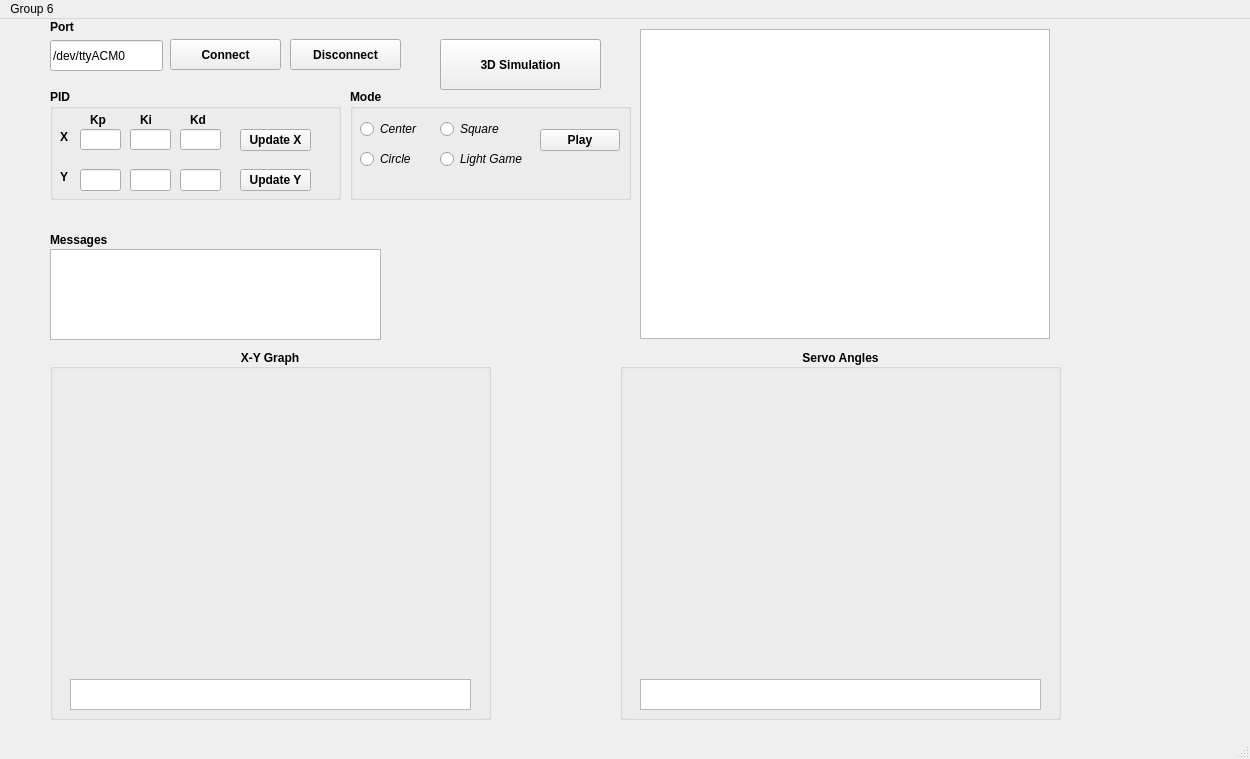
<?xml version="1.0" encoding="UTF-8"?>
<ui version="4.0">
 <class>MainWindow</class>
 <widget class="QMainWindow" name="MainWindow">
  <property name="geometry">
   <rect>
    <x>0</x>
    <y>0</y>
    <width>1250</width>
    <height>759</height>
   </rect>
  </property>
  <property name="font">
   <font>
    <weight>50</weight>
    <bold>false</bold>
   </font>
  </property>
  <property name="windowTitle">
   <string>MainWindow</string>
  </property>
  <widget class="QWidget" name="centralwidget">
   <widget class="QGroupBox" name="groupServoAngles">
    <property name="geometry">
     <rect>
      <x>620</x>
      <y>330</y>
      <width>441</width>
      <height>371</height>
     </rect>
    </property>
    <property name="font">
     <font>
      <weight>75</weight>
      <bold>true</bold>
     </font>
    </property>
    <property name="title">
     <string>Servo Angles</string>
    </property>
    <property name="alignment">
     <set>Qt::AlignCenter</set>
    </property>
    <widget class="QCustomPlot" name="plotServo" native="true">
     <property name="geometry">
      <rect>
       <x>20</x>
       <y>20</y>
       <width>400</width>
       <height>300</height>
      </rect>
     </property>
     <property name="sizePolicy">
      <sizepolicy hsizetype="Preferred" vsizetype="MinimumExpanding">
       <horstretch>0</horstretch>
       <verstretch>0</verstretch>
      </sizepolicy>
     </property>
    </widget>
    <widget class="QTextBrowser" name="textBPlotServo">
     <property name="geometry">
      <rect>
       <x>20</x>
       <y>330</y>
       <width>401</width>
       <height>31</height>
      </rect>
     </property>
    </widget>
   </widget>
   <widget class="QGroupBox" name="groupXYCoords">
    <property name="geometry">
     <rect>
      <x>50</x>
      <y>330</y>
      <width>441</width>
      <height>371</height>
     </rect>
    </property>
    <property name="font">
     <font>
      <weight>75</weight>
      <bold>true</bold>
     </font>
    </property>
    <property name="title">
     <string>X-Y Graph</string>
    </property>
    <property name="alignment">
     <set>Qt::AlignCenter</set>
    </property>
    <widget class="QCustomPlot" name="plotXY" native="true">
     <property name="geometry">
      <rect>
       <x>20</x>
       <y>20</y>
       <width>400</width>
       <height>300</height>
      </rect>
     </property>
     <property name="sizePolicy">
      <sizepolicy hsizetype="Preferred" vsizetype="MinimumExpanding">
       <horstretch>0</horstretch>
       <verstretch>0</verstretch>
      </sizepolicy>
     </property>
    </widget>
    <widget class="QTextBrowser" name="textBPlotXY">
     <property name="geometry">
      <rect>
       <x>20</x>
       <y>330</y>
       <width>401</width>
       <height>31</height>
      </rect>
     </property>
    </widget>
   </widget>
   <widget class="QPushButton" name="btnConnPlate">
    <property name="geometry">
     <rect>
      <x>170</x>
      <y>20</y>
      <width>111</width>
      <height>31</height>
     </rect>
    </property>
    <property name="font">
     <font>
      <weight>75</weight>
      <bold>true</bold>
     </font>
    </property>
    <property name="text">
     <string>Connect</string>
    </property>
   </widget>
   <widget class="QPushButton" name="btnOpen3D">
    <property name="geometry">
     <rect>
      <x>440</x>
      <y>20</y>
      <width>161</width>
      <height>51</height>
     </rect>
    </property>
    <property name="font">
     <font>
      <weight>75</weight>
      <bold>true</bold>
     </font>
    </property>
    <property name="text">
     <string>3D Simulation</string>
    </property>
   </widget>
   <widget class="QTextBrowser" name="textBMsg">
    <property name="geometry">
     <rect>
      <x>50</x>
      <y>230</y>
      <width>331</width>
      <height>91</height>
     </rect>
    </property>
    <property name="html">
     <string>&lt;!DOCTYPE HTML PUBLIC &quot;-//W3C//DTD HTML 4.0//EN&quot; &quot;http://www.w3.org/TR/REC-html40/strict.dtd&quot;&gt;
&lt;html&gt;&lt;head&gt;&lt;meta name=&quot;qrichtext&quot; content=&quot;1&quot; /&gt;&lt;style type=&quot;text/css&quot;&gt;
p, li { white-space: pre-wrap; }
&lt;/style&gt;&lt;/head&gt;&lt;body style=&quot; font-family:'Sans Serif'; font-size:9pt; font-weight:400; font-style:normal;&quot;&gt;
&lt;p style=&quot;-qt-paragraph-type:empty; margin-top:0px; margin-bottom:0px; margin-left:0px; margin-right:0px; -qt-block-indent:0; text-indent:0px;&quot;&gt;&lt;br /&gt;&lt;/p&gt;
&lt;p style=&quot;-qt-paragraph-type:empty; margin-top:0px; margin-bottom:0px; margin-left:0px; margin-right:0px; -qt-block-indent:0; text-indent:0px;&quot;&gt;&lt;br /&gt;&lt;/p&gt;&lt;/body&gt;&lt;/html&gt;</string>
    </property>
   </widget>
   <widget class="QLineEdit" name="inputPortName">
    <property name="geometry">
     <rect>
      <x>50</x>
      <y>21</y>
      <width>113</width>
      <height>31</height>
     </rect>
    </property>
    <property name="text">
     <string>/dev/ttyACM0</string>
    </property>
   </widget>
   <widget class="QLabel" name="lblPortName">
    <property name="geometry">
     <rect>
      <x>50</x>
      <y>0</y>
      <width>41</width>
      <height>16</height>
     </rect>
    </property>
    <property name="font">
     <font>
      <weight>75</weight>
      <bold>true</bold>
     </font>
    </property>
    <property name="text">
     <string>Port</string>
    </property>
   </widget>
   <widget class="QPushButton" name="btnDisconnect">
    <property name="geometry">
     <rect>
      <x>290</x>
      <y>20</y>
      <width>111</width>
      <height>31</height>
     </rect>
    </property>
    <property name="font">
     <font>
      <weight>75</weight>
      <bold>true</bold>
     </font>
    </property>
    <property name="text">
     <string>Disconnect</string>
    </property>
   </widget>
   <widget class="QLabel" name="gtuLogo">
    <property name="geometry">
     <rect>
      <x>410</x>
      <y>190</y>
      <width>201</width>
      <height>111</height>
     </rect>
    </property>
    <property name="text">
     <string/>
    </property>
   </widget>
   <widget class="QGraphicsView" name="graphicsView">
    <property name="geometry">
     <rect>
      <x>640</x>
      <y>10</y>
      <width>410</width>
      <height>310</height>
     </rect>
    </property>
   </widget>
   <widget class="QLabel" name="label">
    <property name="geometry">
     <rect>
      <x>50</x>
      <y>210</y>
      <width>71</width>
      <height>21</height>
     </rect>
    </property>
    <property name="font">
     <font>
      <weight>75</weight>
      <bold>true</bold>
     </font>
    </property>
    <property name="text">
     <string>Messages</string>
    </property>
   </widget>
   <widget class="QGroupBox" name="groupBox">
    <property name="geometry">
     <rect>
      <x>350</x>
      <y>70</y>
      <width>281</width>
      <height>111</height>
     </rect>
    </property>
    <property name="font">
     <font>
      <weight>75</weight>
      <bold>true</bold>
     </font>
    </property>
    <property name="title">
     <string>Mode</string>
    </property>
    <widget class="QRadioButton" name="rBCenter">
     <property name="geometry">
      <rect>
       <x>10</x>
       <y>30</y>
       <width>101</width>
       <height>20</height>
      </rect>
     </property>
     <property name="font">
      <font>
       <weight>50</weight>
       <italic>true</italic>
       <bold>false</bold>
      </font>
     </property>
     <property name="text">
      <string>Center</string>
     </property>
    </widget>
    <widget class="QRadioButton" name="rBSquare">
     <property name="geometry">
      <rect>
       <x>90</x>
       <y>30</y>
       <width>101</width>
       <height>20</height>
      </rect>
     </property>
     <property name="font">
      <font>
       <weight>50</weight>
       <italic>true</italic>
       <bold>false</bold>
      </font>
     </property>
     <property name="text">
      <string>Square</string>
     </property>
    </widget>
    <widget class="QRadioButton" name="rBCircle">
     <property name="geometry">
      <rect>
       <x>10</x>
       <y>60</y>
       <width>101</width>
       <height>20</height>
      </rect>
     </property>
     <property name="font">
      <font>
       <weight>50</weight>
       <italic>true</italic>
       <bold>false</bold>
      </font>
     </property>
     <property name="text">
      <string>Circle</string>
     </property>
    </widget>
    <widget class="QRadioButton" name="rBLightGame">
     <property name="geometry">
      <rect>
       <x>90</x>
       <y>60</y>
       <width>100</width>
       <height>20</height>
      </rect>
     </property>
     <property name="font">
      <font>
       <weight>50</weight>
       <italic>true</italic>
       <bold>false</bold>
      </font>
     </property>
     <property name="text">
      <string>Light Game</string>
     </property>
    </widget>
    <widget class="QPushButton" name="btnPlayGame">
     <property name="geometry">
      <rect>
       <x>190</x>
       <y>40</y>
       <width>80</width>
       <height>22</height>
      </rect>
     </property>
     <property name="font">
      <font>
       <weight>75</weight>
       <bold>true</bold>
      </font>
     </property>
     <property name="text">
      <string>Play</string>
     </property>
    </widget>
   </widget>
   <widget class="QGroupBox" name="groupBox_2">
    <property name="geometry">
     <rect>
      <x>50</x>
      <y>70</y>
      <width>291</width>
      <height>111</height>
     </rect>
    </property>
    <property name="font">
     <font>
      <weight>75</weight>
      <bold>true</bold>
     </font>
    </property>
    <property name="title">
     <string>PID</string>
    </property>
    <widget class="QLineEdit" name="xKpEdit">
     <property name="geometry">
      <rect>
       <x>30</x>
       <y>40</y>
       <width>41</width>
       <height>21</height>
      </rect>
     </property>
    </widget>
    <widget class="QLabel" name="kpLabel">
     <property name="geometry">
      <rect>
       <x>40</x>
       <y>20</y>
       <width>21</width>
       <height>21</height>
      </rect>
     </property>
     <property name="font">
      <font>
       <weight>75</weight>
       <bold>true</bold>
      </font>
     </property>
     <property name="text">
      <string>Kp</string>
     </property>
    </widget>
    <widget class="QLabel" name="kiLabel">
     <property name="geometry">
      <rect>
       <x>90</x>
       <y>20</y>
       <width>20</width>
       <height>21</height>
      </rect>
     </property>
     <property name="font">
      <font>
       <weight>75</weight>
       <bold>true</bold>
      </font>
     </property>
     <property name="text">
      <string>Ki</string>
     </property>
    </widget>
    <widget class="QLineEdit" name="xKiEdit">
     <property name="geometry">
      <rect>
       <x>80</x>
       <y>40</y>
       <width>41</width>
       <height>21</height>
      </rect>
     </property>
    </widget>
    <widget class="QLabel" name="kdLabel">
     <property name="geometry">
      <rect>
       <x>140</x>
       <y>20</y>
       <width>21</width>
       <height>21</height>
      </rect>
     </property>
     <property name="font">
      <font>
       <weight>75</weight>
       <bold>true</bold>
      </font>
     </property>
     <property name="text">
      <string>Kd</string>
     </property>
    </widget>
    <widget class="QLineEdit" name="xKdEdit">
     <property name="geometry">
      <rect>
       <x>130</x>
       <y>40</y>
       <width>41</width>
       <height>21</height>
      </rect>
     </property>
    </widget>
    <widget class="QPushButton" name="xPIDUp">
     <property name="geometry">
      <rect>
       <x>190</x>
       <y>40</y>
       <width>71</width>
       <height>22</height>
      </rect>
     </property>
     <property name="font">
      <font>
       <weight>75</weight>
       <bold>true</bold>
      </font>
     </property>
     <property name="text">
      <string>Update X</string>
     </property>
    </widget>
    <widget class="QLabel" name="xPIDLbl">
     <property name="geometry">
      <rect>
       <x>10</x>
       <y>40</y>
       <width>21</width>
       <height>16</height>
      </rect>
     </property>
     <property name="text">
      <string>X</string>
     </property>
    </widget>
    <widget class="QLabel" name="yPIDLbl">
     <property name="geometry">
      <rect>
       <x>10</x>
       <y>80</y>
       <width>16</width>
       <height>16</height>
      </rect>
     </property>
     <property name="text">
      <string>Y</string>
     </property>
    </widget>
    <widget class="QLineEdit" name="yKpEdit">
     <property name="geometry">
      <rect>
       <x>30</x>
       <y>80</y>
       <width>41</width>
       <height>22</height>
      </rect>
     </property>
    </widget>
    <widget class="QLineEdit" name="yKiEdit">
     <property name="geometry">
      <rect>
       <x>80</x>
       <y>80</y>
       <width>41</width>
       <height>22</height>
      </rect>
     </property>
    </widget>
    <widget class="QLineEdit" name="yKdEdit">
     <property name="geometry">
      <rect>
       <x>130</x>
       <y>80</y>
       <width>41</width>
       <height>22</height>
      </rect>
     </property>
    </widget>
    <widget class="QPushButton" name="yPIDUp">
     <property name="geometry">
      <rect>
       <x>190</x>
       <y>80</y>
       <width>71</width>
       <height>22</height>
      </rect>
     </property>
     <property name="text">
      <string>Update Y</string>
     </property>
    </widget>
   </widget>
  </widget>
  <widget class="QMenuBar" name="menubar">
   <property name="geometry">
    <rect>
     <x>0</x>
     <y>0</y>
     <width>1250</width>
     <height>19</height>
    </rect>
   </property>
   <widget class="QMenu" name="menuCSE395">
    <property name="title">
     <string>Group 6</string>
    </property>
   </widget>
   <addaction name="menuCSE395"/>
  </widget>
  <widget class="QStatusBar" name="statusbar"/>
 </widget>
 <customwidgets>
  <customwidget>
   <class>QCustomPlot</class>
   <extends>QWidget</extends>
   <header>qcustomplot.h</header>
   <container>1</container>
  </customwidget>
 </customwidgets>
 <resources/>
 <connections/>
</ui>
